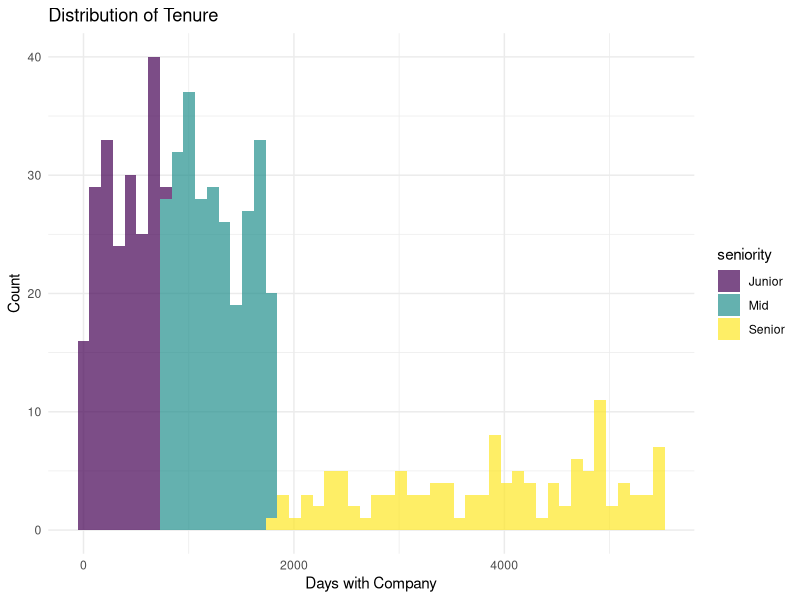
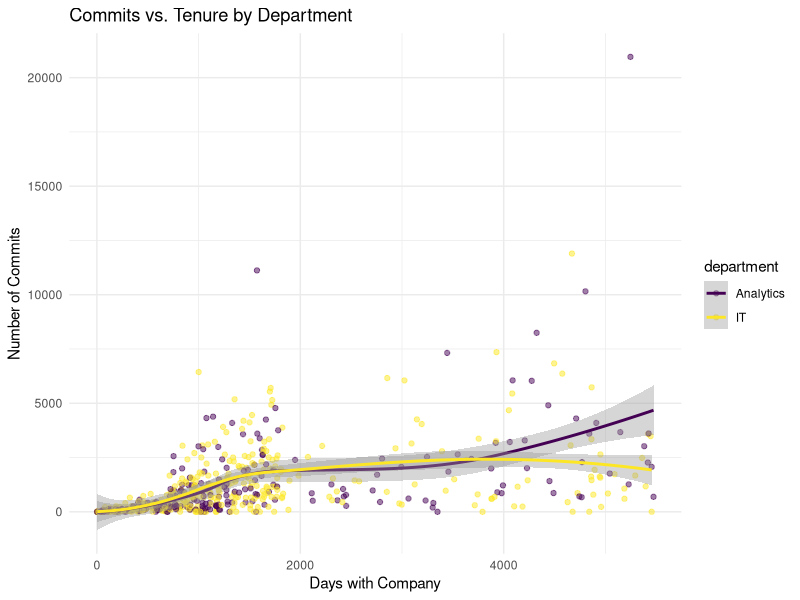
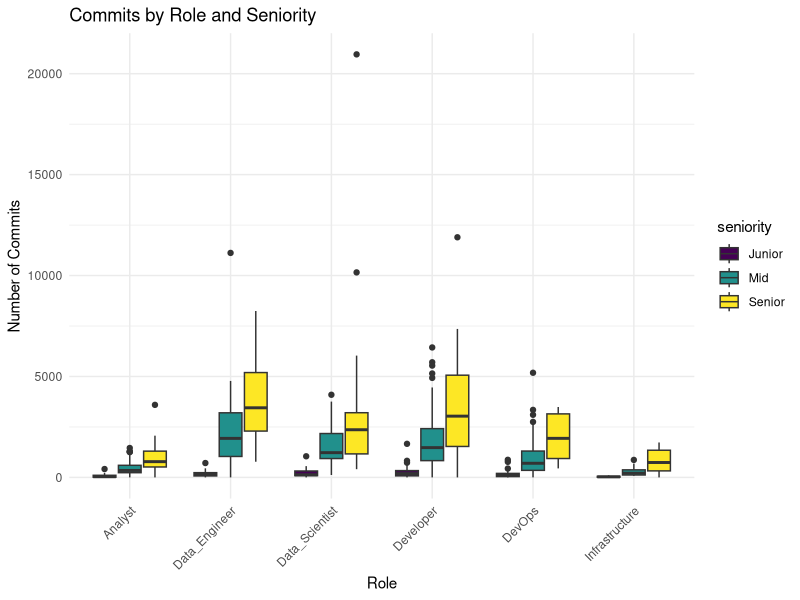

The R script that drew these images, in order: (Note: this script raises an error after producing the figures.)
# ==============================================================================
# SIMULATE EMPLOYEE COMMIT DATA FOR MULTINATIONAL SERVICE CENTER
# ==============================================================================
# Project: Simulated data for IT/Analytics service center
# Purpose: Generate realistic employee-level commit data
# 
# Iterations: 1 (initial version)
# Version: v1.0
# Date: 2025-10-27
# Model: Claude Sonnet 4.5 (claude-sonnet-4-5-20250929)
# Author request: Realistic dataset for large multinational company service center
# ==============================================================================

# Load packages
library(tidyverse)
library(viridis)

# Set seed for reproducibility
set.seed(20251027)

# ==============================================================================
# PARAMETERS AND ASSUMPTIONS
# ==============================================================================

N <- 600  # Total employees

# ASSUMPTION 1: Department structure
# 60% IT (software engineers, DevOps, infrastructure)
# 40% Analytics (data scientists, analysts, BI developers)
dept_split <- c(IT = 0.60, Analytics = 0.40)

# ASSUMPTION 2: Seniority levels affect tenure and productivity
# Junior: 0-2 years, learning, fewer commits
# Mid: 2-5 years, productive, most commits
# Senior: 5-15 years, mix of coding and management
seniority_levels <- c("Junior", "Mid", "Senior")
seniority_split <- c(Junior = 0.35, Mid = 0.45, Senior = 0.20)

# ASSUMPTION 3: Role types (affects commit patterns)
# IT: Developers (high commits), DevOps (medium), Infrastructure (low)
# Analytics: Data Scientists (medium-high), Analysts (low-medium), Engineers (high)

# ASSUMPTION 4: Days with company
# Junior: 1-730 days (0-2 years)
# Mid: 731-1825 days (2-5 years)  
# Senior: 1826-5475 days (5-15 years)
tenure_ranges <- list(
  Junior = c(1, 730),
  Mid = c(731, 1825),
  Senior = c(1826, 5475)
)

# ==============================================================================
# GENERATE BASE EMPLOYEE DATA
# ==============================================================================

generate_employees <- function(n, dept_split, seniority_split, tenure_ranges) {
  
  # Assign departments
  dept <- sample(
    names(dept_split), 
    size = n, 
    replace = TRUE, 
    prob = dept_split
  )
  
  # Assign seniority
  seniority <- sample(
    names(seniority_split),
    size = n,
    replace = TRUE,
    prob = seniority_split
  )
  
  # Assign days with company based on seniority
  days_with_company <- map2_dbl(
    seniority, 
    seq_len(n),
    function(sen, idx) {
      range <- tenure_ranges[[sen]]
      # Add some noise - not everyone fits perfectly into buckets
      days <- runif(1, range[1], range[2])
      return(round(days))
    }
  )
  
  # Assign specific roles within departments
  role <- map2_chr(dept, seniority, function(d, s) {
    if (d == "IT") {
      roles <- c("Developer", "DevOps", "Infrastructure")
      probs <- if (s == "Senior") c(0.3, 0.3, 0.4) else c(0.6, 0.3, 0.1)
      sample(roles, 1, prob = probs)
    } else {
      roles <- c("Data_Scientist", "Analyst", "Data_Engineer")
      probs <- if (s == "Senior") c(0.4, 0.4, 0.2) else c(0.3, 0.4, 0.3)
      sample(roles, 1, prob = probs)
    }
  })
  
  tibble(
    employee_id = paste0("EMP_", str_pad(1:n, 4, pad = "0")),
    department = dept,
    seniority = factor(seniority, levels = c("Junior", "Mid", "Senior")),
    role = role,
    days_with_company = days_with_company
  )
}

# ==============================================================================
# GENERATE COMMIT COUNTS
# ==============================================================================

generate_commits <- function(employee_data) {
  
  # ASSUMPTION 5: Base commit rates (annual commits)
  # These vary by role
  base_rates <- list(
    Developer = 400,
    DevOps = 250,
    Infrastructure = 80,
    Data_Scientist = 300,
    Analyst = 120,
    Data_Engineer = 450
  )
  
  # ASSUMPTION 6: Productivity multipliers by seniority
  # Junior: still learning (0.6x)
  # Mid: peak productivity (1.2x)
  # Senior: more management, code review (0.8x)
  seniority_mult <- c(Junior = 0.6, Mid = 1.2, Senior = 0.8)
  
  # Calculate expected commits based on tenure and role
  employee_data <- employee_data %>%
    mutate(
      # Annual rate for this person's role
      base_rate = map_dbl(role, ~base_rates[[.x]]),
      
      # Apply seniority multiplier
      adjusted_rate = base_rate * seniority_mult[as.character(seniority)],
      
      # Convert to daily rate
      daily_rate = adjusted_rate / 365,
      
      # Expected commits = days * daily rate
      expected_commits = days_with_company * daily_rate,
      
      # ASSUMPTION 7: Individual heterogeneity
      # Some people are 2x productive, some 0.5x (log-normal distribution)
      individual_effect = rlnorm(n(), meanlog = 0, sdlog = 0.5),
      
      # ASSUMPTION 8: Add random variation (overdispersion)
      # Use negative binomial to allow for more variance than Poisson
      lambda = expected_commits * individual_effect,
      
      # Generate actual commits
      # Using negative binomial with size parameter for overdispersion
      commits = rnbinom(n(), mu = lambda, size = 5),
      
      # ASSUMPTION 9: Some people inactive (left team, admin tasks, etc.)
      # 5% have zero commits regardless
      commits = if_else(runif(n()) < 0.05, 0L, as.integer(commits))
    )
  
  return(employee_data)
}

# ==============================================================================
# CREATE FINAL DATASET
# ==============================================================================

# Generate data
employee_data <- generate_employees(N, dept_split, seniority_split, tenure_ranges)
employee_data <- generate_commits(employee_data)

# Create final clean dataset (x, y, i format requested)
df <- employee_data %>%
  select(
    i = employee_id,           # Employee ID
    x = days_with_company,     # Days with company
    y = commits,               # Number of commits
    department,                # Department
    seniority,                 # Seniority level
    role                       # Specific role
  ) %>%
  arrange(i)

# ==============================================================================
# SUMMARY STATISTICS
# ==============================================================================

cat("\n=== DATASET SUMMARY ===\n")
cat("Total employees:", nrow(df), "\n\n")

cat("Department breakdown:\n")
print(table(df$department))

cat("\nSeniority breakdown:\n")
print(table(df$seniority))

cat("\nRole breakdown:\n")
print(table(df$role))

cat("\nDays with company (x):\n")
print(summary(df$x))

cat("\nCommits (y):\n")
print(summary(df$y))

cat("\nZero commits:\n")
cat(sum(df$y == 0), "employees (", round(100*mean(df$y == 0), 1), "%)\n")

# ==============================================================================
# DIAGNOSTIC PLOTS
# ==============================================================================

# Plot 1: Tenure distribution
p1 <- ggplot(df, aes(x = x, fill = seniority)) +
  geom_histogram(bins = 50, alpha = 0.7) +
  scale_fill_viridis(discrete = TRUE, option = "viridis") +
  labs(
    title = "Distribution of Tenure",
    x = "Days with Company",
    y = "Count"
  ) +
  theme_minimal()

print(p1)

# Plot 2: Commits by tenure
p2 <- ggplot(df, aes(x = x, y = y, color = department)) +
  geom_point(alpha = 0.5) +
  geom_smooth(method = "loess", se = TRUE) +
  scale_color_viridis(discrete = TRUE, option = "viridis") +
  labs(
    title = "Commits vs. Tenure by Department",
    x = "Days with Company",
    y = "Number of Commits"
  ) +
  theme_minimal()

print(p2)

# Plot 3: Commits by role and seniority
p3 <- ggplot(df, aes(x = role, y = y, fill = seniority)) +
  geom_boxplot() +
  scale_fill_viridis(discrete = TRUE, option = "viridis") +
  labs(
    title = "Commits by Role and Seniority",
    x = "Role",
    y = "Number of Commits"
  ) +
  theme_minimal() +
  theme(axis.text.x = element_text(angle = 45, hjust = 1))

print(p3)

# ==============================================================================
# SAVE DATA
# ==============================================================================

# Save as CSV
write_csv(df, "/home/claude/employee_commits.csv")
cat("\n✓ Data saved to: employee_commits.csv\n")

# Save as RDS (preserves factors)
saveRDS(df, "/home/claude/employee_commits.rds")
cat("✓ Data saved to: employee_commits.rds\n")

# ==============================================================================
# RETURN DATA
# ==============================================================================

# Show first few rows
cat("\n=== FIRST 10 ROWS ===\n")
print(head(df, 10))

cat("\n=== LAST 10 ROWS ===\n")
print(tail(df, 10))
